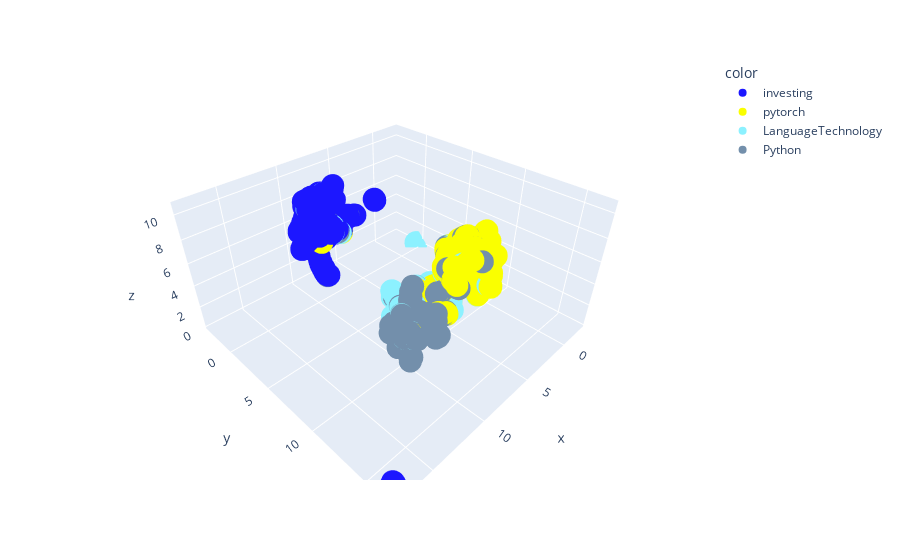

The cell this chart's notebook holds for it:
### Markdown cell above
### Comment

- From the visualization above, the model (dimensionality reduction) performs best when `3 <= n_neighbors <= 5`.
- I'll use `n_neighbors=3` and `min_dist=0.05`

### Code cell
import plotly.express as px


palette: list[str] = ["#1c17ff", "#faff00", "#8cf1ff", "#738FAB", "#030080", "#738fab"]
fit = umap.UMAP(
    n_neighbors=3,
    n_components=3,  # N dims
    min_dist=0.05,
)
u = fit.fit_transform(vectors)

fig = px.scatter_3d(
    x=u[:, 0],
    y=u[:, 1],
    z=u[:, 2],
    color=data["sub"],
    custom_data=[data["sub"], data["title"]],
    color_discrete_sequence=palette,
)
fig.update_traces(
    hovertemplate="\n".join(
        [
            "sub: %{customdata[1]}",
            "title: %{customdata[0]}",
        ]
    )
)

### Figure 1 — Plotly figure (JSON) as saved in the notebook; plotly's stock layout.template omitted (floating-point values rounded to 4 significant figures; data arrays with more than 128 entries replaced by an {"elided": "..."} marker saying what was removed)
{"data": [{"customdata": {"elided": "947x2 str values"}, "hovertemplate": "sub: %{customdata[1]}\ntitle: %{customdata[0]}", "legendgroup": "investing", "marker": {"color": "#1c17ff", "symbol": "circle"}, "mode": "markers", "name": "investing", "scene": "scene", "showlegend": true, "type": "scatter3d", "x": {"elided": "947 float values"}, "y": {"elided": "947 float values"}, "z": {"elided": "947 float values"}}, {"customdata": {"elided": "757x2 str values"}, "hovertemplate": "sub: %{customdata[1]}\ntitle: %{customdata[0]}", "legendgroup": "pytorch", "marker": {"color": "#faff00", "symbol": "circle"}, "mode": "markers", "name": "pytorch", "scene": "scene", "showlegend": true, "type": "scatter3d", "x": {"elided": "757 float values"}, "y": {"elided": "757 float values"}, "z": {"elided": "757 float values"}}, {"customdata": {"elided": "804x2 str values"}, "hovertemplate": "sub: %{customdata[1]}\ntitle: %{customdata[0]}", "legendgroup": "LanguageTechnology", "marker": {"color": "#8cf1ff", "symbol": "circle"}, "mode": "markers", "name": "LanguageTechnology", "scene": "scene", "showlegend": true, "type": "scatter3d", "x": {"elided": "804 float values"}, "y": {"elided": "804 float values"}, "z": {"elided": "804 float values"}}, {"customdata": {"elided": "610x2 str values"}, "hovertemplate": "sub: %{customdata[1]}\ntitle: %{customdata[0]}", "legendgroup": "Python", "marker": {"color": "#738FAB", "symbol": "circle"}, "mode": "markers", "name": "Python", "scene": "scene", "showlegend": true, "type": "scatter3d", "x": {"elided": "610 float values"}, "y": {"elided": "610 float values"}, "z": {"elided": "610 float values"}}], "layout": {"legend": {"title": {"text": "color"}, "tracegroupgap": 0}, "margin": {"t": 60}, "scene": {"domain": {"x": [0, 1], "y": [0, 1]}, "xaxis": {"title": {"text": "x"}}, "yaxis": {"title": {"text": "y"}}, "zaxis": {"title": {"text": "z"}}}}}
